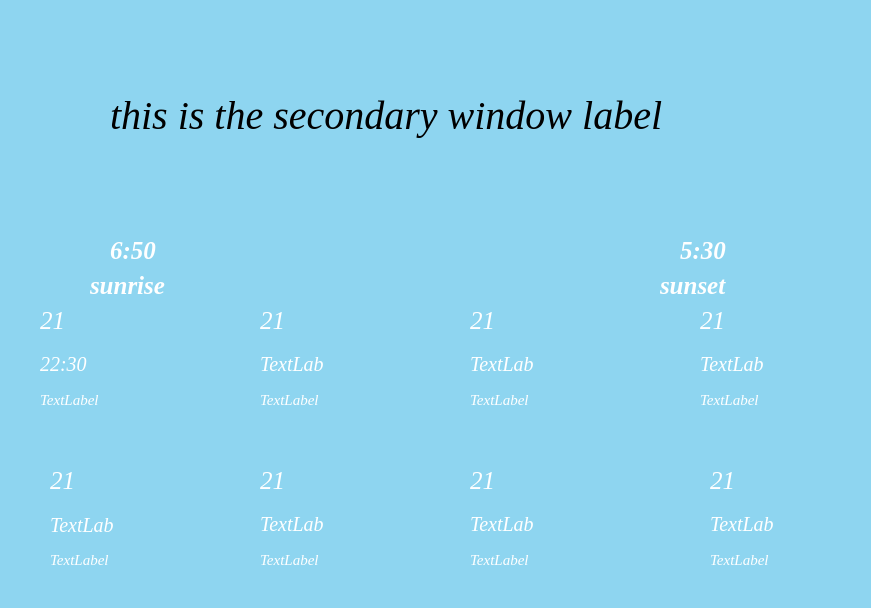
<?xml version="1.0" encoding="UTF-8"?>
<ui version="4.0">
 <class>Form</class>
 <widget class="QWidget" name="Form">
  <property name="geometry">
   <rect>
    <x>0</x>
    <y>0</y>
    <width>871</width>
    <height>608</height>
   </rect>
  </property>
  <property name="font">
   <font>
    <family>Times New Roman</family>
    <italic>true</italic>
   </font>
  </property>
  <property name="windowTitle">
   <string>Form</string>
  </property>
  <property name="styleSheet">
   <string notr="true">QWidget {
background-color: #8ED5F0;
    }</string>
  </property>
  <widget class="QLabel" name="sunriselabel">
   <property name="geometry">
    <rect>
     <x>110</x>
     <y>20</y>
     <width>641</width>
     <height>191</height>
    </rect>
   </property>
   <property name="cursor">
    <cursorShape>ForbiddenCursor</cursorShape>
   </property>
   <property name="styleSheet">
    <string notr="true">font-color:white;
font-size:40px;</string>
   </property>
   <property name="text">
    <string>this is the secondary window label</string>
   </property>
  </widget>
  <widget class="QLabel" name="putsunrise">
   <property name="geometry">
    <rect>
     <x>110</x>
     <y>240</y>
     <width>171</width>
     <height>21</height>
    </rect>
   </property>
   <property name="cursor">
    <cursorShape>ForbiddenCursor</cursorShape>
   </property>
   <property name="styleSheet">
    <string notr="true">#putsunrise {
    color: white
; /* Text color */
    font-size: 25px; /* Font size */
    text-transform: uppercase; /* Makes the text uppercase */
    font-weight: bold; /* Makes the text bold */
 
   }</string>
   </property>
   <property name="text">
    <string>6:50</string>
   </property>
  </widget>
  <widget class="QLabel" name="putsunset">
   <property name="geometry">
    <rect>
     <x>680</x>
     <y>240</y>
     <width>161</width>
     <height>21</height>
    </rect>
   </property>
   <property name="cursor">
    <cursorShape>ForbiddenCursor</cursorShape>
   </property>
   <property name="styleSheet">
    <string notr="true">#putsunset {
    color: white
; /* Text color */
    font-size: 25px; /* Font size */
    text-transform: uppercase; /* Makes the text uppercase */
    font-weight: bold; /* Makes the text bold */
 
   }</string>
   </property>
   <property name="text">
    <string>5:30</string>
   </property>
  </widget>
  <widget class="QLabel" name="suns">
   <property name="geometry">
    <rect>
     <x>90</x>
     <y>270</y>
     <width>121</width>
     <height>31</height>
    </rect>
   </property>
   <property name="cursor">
    <cursorShape>ForbiddenCursor</cursorShape>
   </property>
   <property name="styleSheet">
    <string notr="true">#suns {
    color: white
; /* Text color */
    font-size: 25px; /* Font size */
    text-transform: uppercase; /* Makes the text uppercase */
    font-weight: bold; /* Makes the text bold */
 
   }</string>
   </property>
   <property name="text">
    <string>sunrise</string>
   </property>
  </widget>
  <widget class="QLabel" name="sunr">
   <property name="geometry">
    <rect>
     <x>660</x>
     <y>270</y>
     <width>141</width>
     <height>31</height>
    </rect>
   </property>
   <property name="cursor">
    <cursorShape>ForbiddenCursor</cursorShape>
   </property>
   <property name="styleSheet">
    <string notr="true">#sunr {
    color: white
; /* Text color */
    font-size: 25px; /* Font size */
    text-transform: uppercase; /* Makes the text uppercase */
    font-weight: bold; /* Makes the text bold */
 
   }</string>
   </property>
   <property name="text">
    <string>sunset</string>
   </property>
  </widget>
  <widget class="QLabel" name="labeltemperature1">
   <property name="geometry">
    <rect>
     <x>40</x>
     <y>300</y>
     <width>63</width>
     <height>41</height>
    </rect>
   </property>
   <property name="cursor">
    <cursorShape>ForbiddenCursor</cursorShape>
   </property>
   <property name="styleSheet">
    <string notr="true">#labeltemperature1{
color:rgb(255, 255, 255);
font-size:25px;
}</string>
   </property>
   <property name="text">
    <string>21</string>
   </property>
  </widget>
  <widget class="QLabel" name="labeltemperature3">
   <property name="geometry">
    <rect>
     <x>470</x>
     <y>300</y>
     <width>63</width>
     <height>41</height>
    </rect>
   </property>
   <property name="cursor">
    <cursorShape>ForbiddenCursor</cursorShape>
   </property>
   <property name="styleSheet">
    <string notr="true">#labeltemperature3{
color:rgb(255, 255, 255);
font-size:25px;
}</string>
   </property>
   <property name="text">
    <string>21</string>
   </property>
  </widget>
  <widget class="QLabel" name="labeltemperature4">
   <property name="geometry">
    <rect>
     <x>700</x>
     <y>300</y>
     <width>63</width>
     <height>41</height>
    </rect>
   </property>
   <property name="cursor">
    <cursorShape>ForbiddenCursor</cursorShape>
   </property>
   <property name="styleSheet">
    <string notr="true">#labeltemperature4{
color:rgb(255, 255, 255);
font-size:25px;
}</string>
   </property>
   <property name="text">
    <string>21</string>
   </property>
  </widget>
  <widget class="QLabel" name="labeltemperature2">
   <property name="geometry">
    <rect>
     <x>260</x>
     <y>300</y>
     <width>63</width>
     <height>41</height>
    </rect>
   </property>
   <property name="cursor">
    <cursorShape>ForbiddenCursor</cursorShape>
   </property>
   <property name="styleSheet">
    <string notr="true">#labeltemperature2{
color:rgb(255, 255, 255);
font-size:25px;
}</string>
   </property>
   <property name="text">
    <string>21</string>
   </property>
  </widget>
  <widget class="QLabel" name="labeltemperature5">
   <property name="geometry">
    <rect>
     <x>50</x>
     <y>460</y>
     <width>63</width>
     <height>41</height>
    </rect>
   </property>
   <property name="cursor">
    <cursorShape>ForbiddenCursor</cursorShape>
   </property>
   <property name="styleSheet">
    <string notr="true">#labeltemperature5{
color:rgb(255, 255, 255);
font-size:25px;
}</string>
   </property>
   <property name="text">
    <string>21</string>
   </property>
  </widget>
  <widget class="QLabel" name="labeltemperature6">
   <property name="geometry">
    <rect>
     <x>260</x>
     <y>460</y>
     <width>63</width>
     <height>41</height>
    </rect>
   </property>
   <property name="cursor">
    <cursorShape>ForbiddenCursor</cursorShape>
   </property>
   <property name="styleSheet">
    <string notr="true">#labeltemperature6
{
color:rgb(255, 255, 255);
font-size:25px;
}</string>
   </property>
   <property name="text">
    <string>21</string>
   </property>
  </widget>
  <widget class="QLabel" name="labeltemperature7">
   <property name="geometry">
    <rect>
     <x>470</x>
     <y>460</y>
     <width>63</width>
     <height>41</height>
    </rect>
   </property>
   <property name="cursor">
    <cursorShape>ForbiddenCursor</cursorShape>
   </property>
   <property name="styleSheet">
    <string notr="true">#labeltemperature7
{
color:rgb(255, 255, 255);
font-size:25px;
}</string>
   </property>
   <property name="text">
    <string>21</string>
   </property>
  </widget>
  <widget class="QLabel" name="labeltemperature8">
   <property name="geometry">
    <rect>
     <x>710</x>
     <y>460</y>
     <width>63</width>
     <height>41</height>
    </rect>
   </property>
   <property name="cursor">
    <cursorShape>ForbiddenCursor</cursorShape>
   </property>
   <property name="styleSheet">
    <string notr="true">#labeltemperature8{
color:rgb(255, 255, 255);
font-size:25px;
}</string>
   </property>
   <property name="text">
    <string>21</string>
   </property>
  </widget>
  <widget class="QLabel" name="labelcondition1">
   <property name="geometry">
    <rect>
     <x>40</x>
     <y>390</y>
     <width>181</width>
     <height>20</height>
    </rect>
   </property>
   <property name="cursor">
    <cursorShape>ForbiddenCursor</cursorShape>
   </property>
   <property name="styleSheet">
    <string notr="true">#labelcondition1{
color:rgb(255, 255, 255);
font-size:15px;
text-align:left;
}</string>
   </property>
   <property name="text">
    <string>TextLabel</string>
   </property>
  </widget>
  <widget class="QLabel" name="labelcondition5">
   <property name="geometry">
    <rect>
     <x>50</x>
     <y>550</y>
     <width>141</width>
     <height>20</height>
    </rect>
   </property>
   <property name="styleSheet">
    <string notr="true">#labelcondition5{
color:rgb(255, 255, 255);
font-size:15px;
text-align:left;
}</string>
   </property>
   <property name="text">
    <string>TextLabel</string>
   </property>
  </widget>
  <widget class="QLabel" name="labelcondition2">
   <property name="geometry">
    <rect>
     <x>260</x>
     <y>390</y>
     <width>161</width>
     <height>20</height>
    </rect>
   </property>
   <property name="cursor">
    <cursorShape>ForbiddenCursor</cursorShape>
   </property>
   <property name="styleSheet">
    <string notr="true">#labelcondition2
{
color:rgb(255, 255, 255);
font-size:15px;
text-align:left;
}</string>
   </property>
   <property name="text">
    <string>TextLabel</string>
   </property>
  </widget>
  <widget class="QLabel" name="labelcondition6">
   <property name="geometry">
    <rect>
     <x>260</x>
     <y>550</y>
     <width>151</width>
     <height>20</height>
    </rect>
   </property>
   <property name="styleSheet">
    <string notr="true">#labelcondition6
{
color:rgb(255, 255, 255);
font-size:15px;
text-align:left;
}</string>
   </property>
   <property name="text">
    <string>TextLabel</string>
   </property>
  </widget>
  <widget class="QLabel" name="labelcondition3">
   <property name="geometry">
    <rect>
     <x>470</x>
     <y>390</y>
     <width>161</width>
     <height>20</height>
    </rect>
   </property>
   <property name="cursor">
    <cursorShape>ForbiddenCursor</cursorShape>
   </property>
   <property name="styleSheet">
    <string notr="true">#labelcondition3{
color:rgb(255, 255, 255);
font-size:15px;
text-align:left;
}</string>
   </property>
   <property name="text">
    <string>TextLabel</string>
   </property>
  </widget>
  <widget class="QLabel" name="labelcondition7">
   <property name="geometry">
    <rect>
     <x>470</x>
     <y>550</y>
     <width>171</width>
     <height>20</height>
    </rect>
   </property>
   <property name="styleSheet">
    <string notr="true">#labelcondition7{
color:rgb(255, 255, 255);
font-size:15px;
text-align:left;
}</string>
   </property>
   <property name="text">
    <string>TextLabel</string>
   </property>
  </widget>
  <widget class="QLabel" name="labelcondition4">
   <property name="geometry">
    <rect>
     <x>700</x>
     <y>390</y>
     <width>151</width>
     <height>20</height>
    </rect>
   </property>
   <property name="cursor">
    <cursorShape>ForbiddenCursor</cursorShape>
   </property>
   <property name="styleSheet">
    <string notr="true">#labelcondition4{
color:rgb(255, 255, 255);
font-size:15px;
text-align:left;
}</string>
   </property>
   <property name="text">
    <string>TextLabel</string>
   </property>
  </widget>
  <widget class="QLabel" name="labelcondition8">
   <property name="geometry">
    <rect>
     <x>710</x>
     <y>550</y>
     <width>141</width>
     <height>20</height>
    </rect>
   </property>
   <property name="styleSheet">
    <string notr="true">#labelcondition8{
color:rgb(255, 255, 255);
font-size:15px;
text-align:left;
}</string>
   </property>
   <property name="text">
    <string>TextLabel</string>
   </property>
  </widget>
  <widget class="QLabel" name="labeltime1">
   <property name="geometry">
    <rect>
     <x>40</x>
     <y>349</y>
     <width>63</width>
     <height>31</height>
    </rect>
   </property>
   <property name="cursor">
    <cursorShape>ForbiddenCursor</cursorShape>
   </property>
   <property name="styleSheet">
    <string notr="true">#labeltime1{
color:rgb(255, 255, 255);
font-size:20px;
}</string>
   </property>
   <property name="text">
    <string>22:30</string>
   </property>
  </widget>
  <widget class="QLabel" name="labeltime3">
   <property name="geometry">
    <rect>
     <x>470</x>
     <y>349</y>
     <width>63</width>
     <height>31</height>
    </rect>
   </property>
   <property name="cursor">
    <cursorShape>ForbiddenCursor</cursorShape>
   </property>
   <property name="styleSheet">
    <string notr="true">#labeltime3{
color:rgb(255, 255, 255);
font-size:20px;
}</string>
   </property>
   <property name="text">
    <string>TextLabel</string>
   </property>
  </widget>
  <widget class="QLabel" name="labeltime4">
   <property name="geometry">
    <rect>
     <x>700</x>
     <y>349</y>
     <width>63</width>
     <height>31</height>
    </rect>
   </property>
   <property name="cursor">
    <cursorShape>ForbiddenCursor</cursorShape>
   </property>
   <property name="styleSheet">
    <string notr="true">#labeltime4{
color:rgb(255, 255, 255);
font-size:20px;
}</string>
   </property>
   <property name="text">
    <string>TextLabel</string>
   </property>
  </widget>
  <widget class="QLabel" name="labeltime2">
   <property name="geometry">
    <rect>
     <x>260</x>
     <y>349</y>
     <width>63</width>
     <height>31</height>
    </rect>
   </property>
   <property name="cursor">
    <cursorShape>ForbiddenCursor</cursorShape>
   </property>
   <property name="styleSheet">
    <string notr="true">#labeltime2{
color:rgb(255, 255, 255);
font-size:20px;
}</string>
   </property>
   <property name="text">
    <string>TextLabel</string>
   </property>
  </widget>
  <widget class="QLabel" name="labeltime5">
   <property name="geometry">
    <rect>
     <x>50</x>
     <y>510</y>
     <width>63</width>
     <height>31</height>
    </rect>
   </property>
   <property name="styleSheet">
    <string notr="true">#labeltime5{
color:rgb(255, 255, 255);
font-size:20px;
}</string>
   </property>
   <property name="text">
    <string>TextLabel</string>
   </property>
  </widget>
  <widget class="QLabel" name="labeltime6">
   <property name="geometry">
    <rect>
     <x>260</x>
     <y>509</y>
     <width>63</width>
     <height>31</height>
    </rect>
   </property>
   <property name="styleSheet">
    <string notr="true">#labeltime6{
color:rgb(255, 255, 255);
font-size:20px;
}</string>
   </property>
   <property name="text">
    <string>TextLabel</string>
   </property>
  </widget>
  <widget class="QLabel" name="labeltime7">
   <property name="geometry">
    <rect>
     <x>470</x>
     <y>509</y>
     <width>63</width>
     <height>31</height>
    </rect>
   </property>
   <property name="styleSheet">
    <string notr="true">#labeltime7{
color:rgb(255, 255, 255);
font-size:20px;
}</string>
   </property>
   <property name="text">
    <string>TextLabel</string>
   </property>
  </widget>
  <widget class="QLabel" name="labeltime8">
   <property name="geometry">
    <rect>
     <x>710</x>
     <y>509</y>
     <width>63</width>
     <height>31</height>
    </rect>
   </property>
   <property name="styleSheet">
    <string notr="true">#labeltime8{
color:rgb(255, 255, 255);
font-size:20px;
}</string>
   </property>
   <property name="text">
    <string>TextLabel</string>
   </property>
  </widget>
 </widget>
 <resources/>
 <connections/>
</ui>
